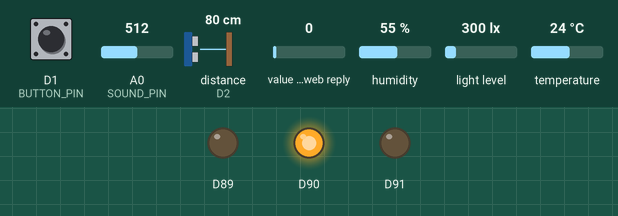
Simulated run of this sketch. Board: Arduino MKR. Shown: output pins drawn as LEDs (lit = HIGH). Wiring (inferred from the names in the program): ultrasonic range finder: trigger D2; echo D2. Inputs (shaded band) come from the test bench; at power-on: distance to the obstacle (sensor on D2) 80 cm, humidity 55 %, D1 (BUTTON_PIN) LOW, A0 (SOUND_PIN) = 512, value in the web reply 0, light level 300 lx, temperature 24 °C. The echo pulse lasts 58.3 µs per cm; WiFi joins after 1.5 s; servers stay silent unless stated; web services answer with replies made up by the test bench; what the sketch prints to the serial monitor is not drawn.

Above: at 3.0 s.
3.1 s: distance to the obstacle (sensor on D2) set to 23 cm
9.1 s: distance to the obstacle (sensor on D2) set to 18 cm
At 11.3 s:
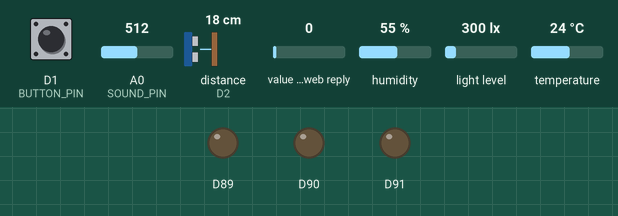
14.4 s: humidity set to 31 %
20.4 s: humidity set to 28 %
Timing chart, 0 to 23.4 s (numbered marks = the images above; inputs shaded):
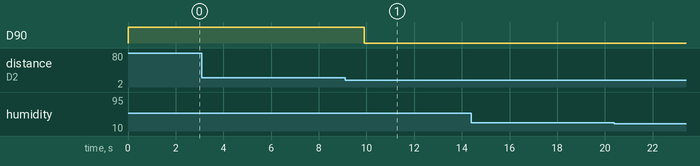

The sketch:

Seat_and_Seek.ino
```cpp
#include <WiFiNINA.h>
#include <ThingSpeak.h>
#include <Arduino_MKRENV.h>
#include <utility/wifi_drv.h>

char ssid[] = "wifi_name";
char pass[] = "wifi_password";

const unsigned long CHANNEL_ID = 3287884;
const char *CHANNEL_WRITE_API_KEY = "SXEUC422YV4UT9PF";
const char *CHANNEL_READ_API_KEY = "FSDLNE6W9Z9867HA";

const unsigned long DEBUG_PRINT_INTERVAL_MS = 1000;
unsigned long lastDebugPrintMs = 0;

// Field 8 is the remote override from the cloud.
// 0 = normal
// 1 = reserved
// 2 = out of service
const unsigned int COMMAND_FIELD = 8;

WiFiClient client;

// Hardware layout
const int ULTRASONIC_PIN = 2;
const int BUTTON_PIN = 1;
const int SOUND_PIN = A0;

const uint8_t RGB_RED_PIN = 25;
const uint8_t RGB_GREEN_PIN = 26;
const uint8_t RGB_BLUE_PIN = 27;

// Normal timing while the seat is active
const unsigned long NORMAL_SENSOR_INTERVAL_MS = 500;
const unsigned long NORMAL_READ_INTERVAL_MS = 20000;
const unsigned long NORMAL_WRITE_INTERVAL_MS = 20000;

// Slower timing while the seat is free and there is no remote override
const unsigned long IDLE_SENSOR_INTERVAL_MS = 2000;
const unsigned long IDLE_READ_INTERVAL_MS = 30000;
const unsigned long IDLE_WRITE_INTERVAL_MS = 60000;

// The seat stays temporarily busy for this long after the user leaves
const unsigned long AWAY_HOLD_MS = 150000;

// Simple debounce for the button interrupt
const unsigned long BUTTON_DEBOUNCE_MS = 250;

// Occupancy thresholds
const float OCCUPIED_DISTANCE_CM = 45.0f;
const float DISTANCE_HYSTERESIS_CM = 8.0f;
const float MIN_VALID_DISTANCE_CM = 2.0f;
const float MAX_VALID_DISTANCE_CM = 200.0f;
const float DISTANCE_ALPHA = 0.35f;

volatile bool buttonInterruptFired = false;

unsigned long lastButtonHandledMs = 0;
unsigned long lastSensorMs = 0;
unsigned long lastWriteMs = 0;
unsigned long lastReadMs = 0;
unsigned long awayStartedMs = 0;

bool occupied = false;

// awayPressed means the user pressed the button while still seated.
// awayActive means they have left and the seat is being held temporarily.
bool awayPressed = false;
bool awayActive = false;

float smoothedDistanceCm = -1.0f;
float latestTemp = 0.0f;
float latestHumidity = 0.0f;
float latestLightLevel = 0.0f;
float latestNoise = 0.0f;
String lastUploadedStatusText = "";

enum SeatState
{
  SEAT_OCCUPIED = 0,
  SEAT_FREE = 1,
  SEAT_TEMP_BUSY = 2,
  SEAT_RESERVED = 3,
  SEAT_OUT_OF_SERVICE = 4
};

enum CloudOverride
{
  OVERRIDE_NORMAL = 0,
  OVERRIDE_RESERVED = 1,
  OVERRIDE_OUT_OF_SERVICE = 2
};

SeatState seatState = SEAT_FREE;
CloudOverride cloudOverride = OVERRIDE_NORMAL;

void onButtonInterrupt() {
  buttonInterruptFired = true;
}

void setupBuiltinRGB()
{
  WiFiDrv::pinMode(RGB_RED_PIN, OUTPUT);
  WiFiDrv::pinMode(RGB_GREEN_PIN, OUTPUT);
  WiFiDrv::pinMode(RGB_BLUE_PIN, OUTPUT);
}

void setBuiltinRGB(uint8_t red, uint8_t green, uint8_t blue)
{
  WiFiDrv::analogWrite(RGB_RED_PIN, red);
  WiFiDrv::analogWrite(RGB_GREEN_PIN, green);
  WiFiDrv::analogWrite(RGB_BLUE_PIN, blue);
}

float readUltrasonicCm() {
  pinMode(ULTRASONIC_PIN, OUTPUT);
  digitalWrite(ULTRASONIC_PIN, LOW);
  delayMicroseconds(2);
  digitalWrite(ULTRASONIC_PIN, HIGH);
  delayMicroseconds(10);
  digitalWrite(ULTRASONIC_PIN, LOW);

  pinMode(ULTRASONIC_PIN, INPUT);
  unsigned long duration = pulseIn(ULTRASONIC_PIN, HIGH, 30000);

  if (duration == 0) {
    return -1.0f;
  }

  return duration * 0.0343f / 2.0f;
}

float readNoiseLevel()
{
  int minVal = 1023;
  int maxVal = 0;
  unsigned long startMs = millis();

  while (millis() - startMs < 40) {
    int sample = analogRead(SOUND_PIN);
    if (sample < minVal) minVal = sample;
    if (sample > maxVal) maxVal = sample;
  }

  return float(maxVal - minVal);
}

void connectWiFi() {
  if (WiFi.status() == WL_CONNECTED) {
    return;
  }

  Serial.print("Connecting to Wi-Fi");
  while (WiFi.status() != WL_CONNECTED) {
    WiFi.begin(ssid, pass);

    unsigned long attemptStart = millis();
    while (WiFi.status() != WL_CONNECTED && millis() - attemptStart < 10000) {
      delay(500);
      Serial.print(".");
    }
  }

  Serial.println();
  Serial.println("Wi-Fi connected");
}

void updateDistanceAndOccupancy() {
  float distanceCm = readUltrasonicCm();

  if (distanceCm < MIN_VALID_DISTANCE_CM || distanceCm > MAX_VALID_DISTANCE_CM) {
    return;
  }

  if (smoothedDistanceCm < 0.0f) {
    smoothedDistanceCm = distanceCm;
  } else {
    smoothedDistanceCm =
        DISTANCE_ALPHA * distanceCm +
        (1.0f - DISTANCE_ALPHA) * smoothedDistanceCm;
  }

  if (occupied) {
    if (smoothedDistanceCm > OCCUPIED_DISTANCE_CM + DISTANCE_HYSTERESIS_CM) {
      occupied = false;
    }
  } else {
    if (smoothedDistanceCm < OCCUPIED_DISTANCE_CM - DISTANCE_HYSTERESIS_CM) {
      occupied = true;
    }
  }
}

bool lowPowerModeActive()
{
  return !occupied &&
         !awayPressed &&
         !awayActive &&
         cloudOverride == OVERRIDE_NORMAL;
}

unsigned long currentSensorInterval()
{
  return lowPowerModeActive() ? IDLE_SENSOR_INTERVAL_MS : NORMAL_SENSOR_INTERVAL_MS;
}

unsigned long currentReadInterval()
{
  return lowPowerModeActive() ? IDLE_READ_INTERVAL_MS : NORMAL_READ_INTERVAL_MS;
}

unsigned long currentWriteInterval()
{
  return lowPowerModeActive() ? IDLE_WRITE_INTERVAL_MS : NORMAL_WRITE_INTERVAL_MS;
}

int powerModeCode()
{
  return lowPowerModeActive() ? 1 : 0;
}

String powerModeText()
{
  return lowPowerModeActive() ? "low_power" : "normal_power";
}

String seatStateText() {
  switch (seatState) {
  case SEAT_OCCUPIED:
    return "occupied";
  case SEAT_FREE:
    return "free";
  case SEAT_TEMP_BUSY:
    return "temporarily_busy";
  case SEAT_RESERVED:
    return "reserved";
  case SEAT_OUT_OF_SERVICE:
    return "out_of_service";
  default:
    return "unknown";
  }
}

String cloudOverrideText()
{
  switch (cloudOverride)
  {
  case OVERRIDE_NORMAL:
    return "normal";
  case OVERRIDE_RESERVED:
    return "reserved";
  case OVERRIDE_OUT_OF_SERVICE:
    return "out_of_service";
  default:
    return "unknown";
  }
}

String noiseLevelText()
{
  if (latestNoise < 20.0f)
    return "silent_study";
  if (latestNoise < 60.0f)
    return "quiet_study";
  if (latestNoise < 120.0f)
    return "quiet_discussion";
  return "discussion";
}

String lightLevelText()
{
  if (latestLightLevel < 5.0f)
    return "very_dim";
  if (latestLightLevel < 20.0f)
    return "dim";
  if (latestLightLevel < 60.0f)
    return "ambient";
  if (latestLightLevel < 80.0f)
    return "bright";
  return "very_bright";
}

String temperatureLevelText()
{
  if (latestTemp < 17.0f)
    return "cool";
  if (latestTemp < 24.0f)
    return "comfortable";
  if (latestTemp < 27.0f)
    return "warm";
  return "hot";
}

String humidityLevelText()
{
  if (latestHumidity < 30.0f)
    return "dry";
  if (latestHumidity < 60.0f)
    return "comfortable";
  return "humid";
}

void applyActuator() {
  switch (seatState) {
    case SEAT_OCCUPIED:
      setBuiltinRGB(0, 0, 0);
      break;
    case SEAT_FREE:
      setBuiltinRGB(0, 255, 0); // green
      break;
    case SEAT_TEMP_BUSY:
    case SEAT_RESERVED:
      setBuiltinRGB(255, 180, 0); // yellow
      break;
    case SEAT_OUT_OF_SERVICE:
      setBuiltinRGB(255, 0, 0); // red
      break;
  }
}

void updateAwayState()
{
  unsigned long now = millis();

  // The button was pressed while the user was still seated.
  // Once the seat becomes empty, start the temporary hold timer.
  if (awayPressed && !occupied)
  {
    awayPressed = false;
    awayActive = true;
    awayStartedMs = now;
  }

  // If the user comes back before the timer ends, cancel the hold.
  if (awayActive && occupied)
  {
    awayActive = false;
  }

  // End the temporary hold when the timer expires.
  if (awayActive && (now - awayStartedMs >= AWAY_HOLD_MS))
  {
    awayActive = false;
  }
}

void updateSeatState()
{
  updateAwayState();

  if (cloudOverride == OVERRIDE_OUT_OF_SERVICE)
  {
    seatState = SEAT_OUT_OF_SERVICE;
  }
  else if (occupied)
  {
    // Person detected should override "reserved"
    seatState = SEAT_OCCUPIED;
  }
  else if (cloudOverride == OVERRIDE_RESERVED)
  {
    // Only show reserved when nobody is currently there
    seatState = SEAT_RESERVED;
  }
  else if (awayActive)
  {
    seatState = SEAT_TEMP_BUSY;
  }
  else
  {
    seatState = SEAT_FREE;
  }

  applyActuator();
}

void handleButtonEvent() {
  if (!buttonInterruptFired) {
    return;
  }

  noInterrupts();
  buttonInterruptFired = false;
  interrupts();

  unsigned long now = millis();
  if (now - lastButtonHandledMs < BUTTON_DEBOUNCE_MS) {
    return;
  }
  lastButtonHandledMs = now;

  if (cloudOverride != OVERRIDE_NORMAL)
  {
    return;
  }

  // Press once while seated to request a temporary hold after leaving.
  // Press again to cancel it.
  if (awayPressed || awayActive)
  {
    awayPressed = false;
    awayActive = false;
    return;
  }

  if (occupied) {
    awayPressed = true;
  }
}

void updateSensors() {
  updateDistanceAndOccupancy();

  latestTemp = ENV.readTemperature();
  latestHumidity = ENV.readHumidity();
  latestLightLevel = ENV.readIlluminance();
  latestNoise = readNoiseLevel();
}

void readCloudOverride()
{
  connectWiFi();

  long cmd = ThingSpeak.readLongField(CHANNEL_ID, COMMAND_FIELD, CHANNEL_READ_API_KEY);
  int readStatus = ThingSpeak.getLastReadStatus();

  if (readStatus == 200) {
    if (cmd < 0 || cmd > 2) {
      cmd = 0;
    }
    cloudOverride = static_cast<CloudOverride>(cmd);
  } else {
    Serial.print("ThingSpeak read error: ");
    Serial.println(readStatus);
  }
}

bool writeDataToThingSpeak()
{
  connectWiFi();

  ThingSpeak.setField(1, smoothedDistanceCm < 0.0f ? 0.0f : smoothedDistanceCm);
  ThingSpeak.setField(2, latestLightLevel);
  ThingSpeak.setField(3, latestTemp);
  ThingSpeak.setField(4, latestHumidity);
  ThingSpeak.setField(5, static_cast<int>(seatState));
  ThingSpeak.setField(6, powerModeCode());
  ThingSpeak.setField(7, latestNoise);
  String statusText = buildStatusText();
  if (statusText != lastUploadedStatusText)
  {
    ThingSpeak.setStatus(statusText);
  }

  int writeStatus = ThingSpeak.writeFields(CHANNEL_ID, CHANNEL_WRITE_API_KEY);
  if (writeStatus != 200) {
    Serial.print("ThingSpeak write error: ");
    Serial.println(writeStatus);
    return false;
  } else {
    if (statusText != lastUploadedStatusText)
    {
      lastUploadedStatusText = statusText;
    }
    Serial.print("Status updated: ");
    Serial.println(statusText);
  }

  return true;
}

String buildStatusText()
{
  return String("seat=") + seatStateText() +
         " | noise=" + noiseLevelText() +
         " | light=" + lightLevelText() +
         " | temp=" + temperatureLevelText() +
         " | humidity=" + humidityLevelText() +
         " | power=" + powerModeText() +
         " | override=" + cloudOverrideText();
}

void printDebugReadings()
{
  Serial.print("distance=");
  Serial.print(smoothedDistanceCm);

  Serial.print(" | occupied=");
  Serial.print(occupied ? "yes" : "no");

  Serial.print(" | seat=");
  Serial.print(seatStateText());

  Serial.print(" | override=");
  Serial.print(cloudOverrideText());

  Serial.print(" | noiseRaw=");
  Serial.print(latestNoise);
  Serial.print(" | noiseLevel=");
  Serial.print(noiseLevelText());

  Serial.print(" | lightLevel=");
  Serial.print(latestLightLevel);
  Serial.print(" | lightLevel=");
  Serial.print(lightLevelText());

  Serial.print(" | tempC=");
  Serial.print(latestTemp);
  Serial.print(" | tempLevel=");
  Serial.print(temperatureLevelText());

  Serial.print(" | humidity=");
  Serial.print(latestHumidity);
  Serial.print(" | humidityLevel=");
  Serial.print(humidityLevelText());

  Serial.print(" | awayPressed=");
  Serial.print(awayPressed ? "yes" : "no");

  Serial.print(" | awayActive=");
  Serial.print(awayActive ? "yes" : "no");

  Serial.print(" | power=");
  Serial.println(powerModeText());
}

void setup() {
  Serial.begin(115200);
  while (!Serial && millis() < 4000) { }

  pinMode(SOUND_PIN, INPUT);
  pinMode(BUTTON_PIN, INPUT);

  setupBuiltinRGB();
  setBuiltinRGB(0, 255, 0);

  attachInterrupt(digitalPinToInterrupt(BUTTON_PIN), onButtonInterrupt, RISING);

  if (!ENV.begin()) {
    Serial.println("Failed to initialize MKR ENV Shield");
    setBuiltinRGB(255, 0, 0);
    while (true) { }
  }

  connectWiFi();
  ThingSpeak.begin(client);

  updateSensors();
  readCloudOverride();
  updateSeatState();

  lastSensorMs = millis();
  lastReadMs = millis();
  lastWriteMs = 0;
}

void loop() {
  unsigned long now = millis();

  handleButtonEvent();

  if (now - lastSensorMs >= currentSensorInterval())
  {
    lastSensorMs = now;
    updateSensors();
    updateSeatState();
  }

  if (now - lastReadMs >= currentReadInterval())
  {
    lastReadMs = now;
    readCloudOverride();
    updateSeatState();
  }

  if (now - lastWriteMs >= currentWriteInterval())
  {
    writeDataToThingSpeak();
    lastWriteMs = now;
  }

  if (now - lastDebugPrintMs >= DEBUG_PRINT_INTERVAL_MS)
  {
    lastDebugPrintMs = now;
    printDebugReadings();
  }
}
```

Measured:
- the behaviour switches between 21 and 20 cm on distance to the obstacle (sensor on D2) (found by bisection; images 0 and 1)
- after the input at 3.1 s, every drawn part: stays the same
- after the input at 14.4 s, every drawn part: stays the same
- after the input at 20.4 s, every drawn part: stays the same
